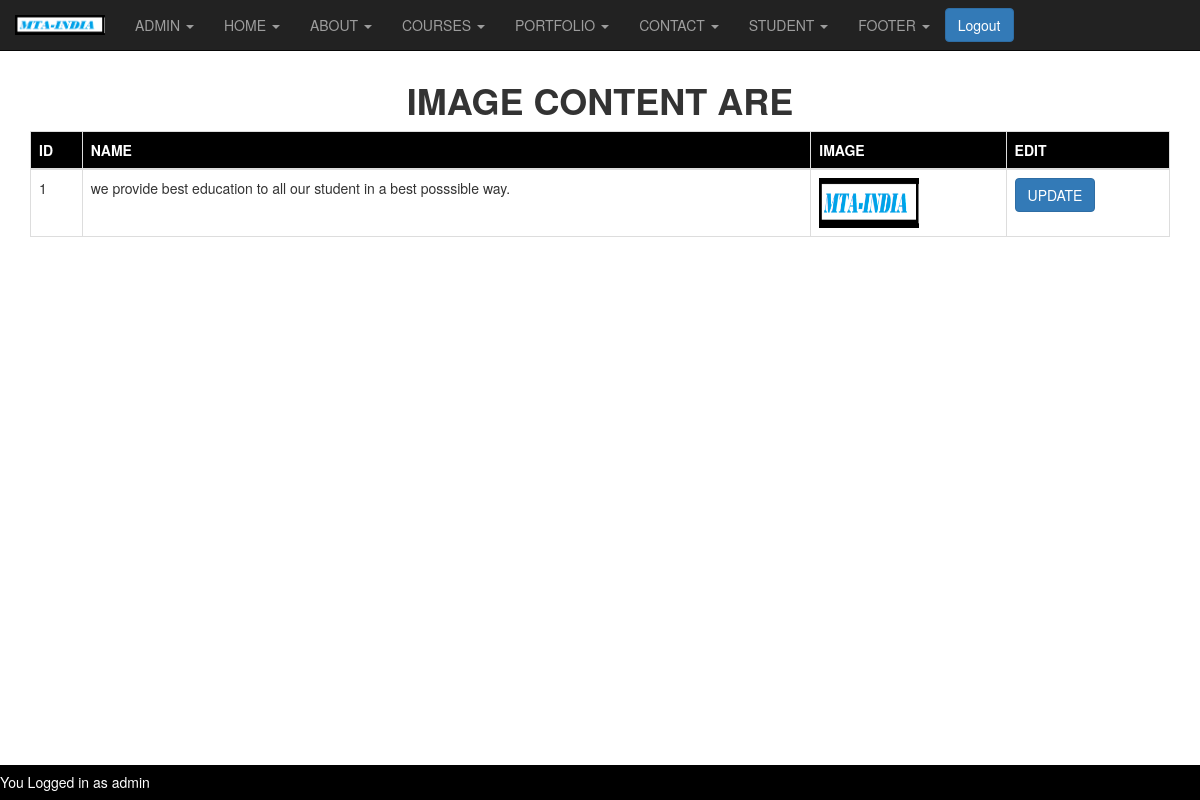
Page /adminimgcont.php (signed in) on the committed database.
### tables this page shows
CREATE TABLE IF NOT EXISTS `footerimgcont` (
  `id` int NOT NULL AUTO_INCREMENT,
  `image` varchar(100) NOT NULL,
  `content` varchar(500) NOT NULL,
  PRIMARY KEY (`id`)
);

### adminimgcont.php (the view, shortened to what this page needs)
<?php
if(isset($_SESSION['username']) && isset($_SESSION['password']))
{
include('config.php');
$execute = "SELECT * FROM `footerimgcont`";
    $row = @mysqli_query($link,$execute) or die("<br>query could not executed");
?>
<!DOCTYPE html>
<html>
<head>
  <link rel="stylesheet" href="https://maxcdn.bootstrapcdn.com/bootstrap/3.4.1/css/bootstrap.min.css">
</head>
<body>
    <?php include('adminheader.php');  ?>
    <center>
    <br>
    <br>
    <br>
    <h1><b>IMAGE CONTENT ARE</b></h1>
    <div class="container">
    <table class="table table-responsive table-bordered ">
    <thead style="background-color:black;">
        <tr>
            <th>
                <span  style="color:white;">ID</span>
            </th>
            <th>
                <span  style="color:white;"> NAME</span>
            </th>
            <th>
                <span  style="color:white;">IMAGE</span>
            </th>
            <th>
            <span  style="color:white;"> EDIT</span>
            </th>
        </tr>
        </thead>
     <?php
       while( $column = mysqli_fetch_row($row))
    {
    ?>
    <tbody>
        <tr>
            <td>
                <?php echo "$column[0]";?>
            </td>
            <td>
                <?php echo $column[2];?>
            </td>
            <td>
                <?php  echo "<img src='Photo/$column[1]' width='100px' height='50px' alt ='img not available'>";?>
            </td>
            <td>
            <?php echo "<a href='updatefooterimgcont.php?ID=$column[0]'><input type='button' class='btn btn-primary' name='btn' value='UPDATE'></a>";?>
            </td>
        </tr>
    <?php
     }
     ?>
     </tbody>
    </table>
    </div>
       </center>
<br>
       <div class="footer">
     <h5 style="float:left;color:white;">You Logged in as <?php echo $_SESSION['username'];?></h5>
</div>
</body>
</html>
<?php
}
else{
	header("location:admin.php?login first");
}
?>

### adminimgcont.php (style rules this page uses)
.footer { position:fixed; left: 0; bottom: 0; width: 100%; background-color: black; color: white; text-align: center; }

### rows in the picture
footerimgcont: id "1", content "we provide best education to all our student in a best posssible way.", image (picture)

### other values in the picture
$_SESSION['username'] "admin"
